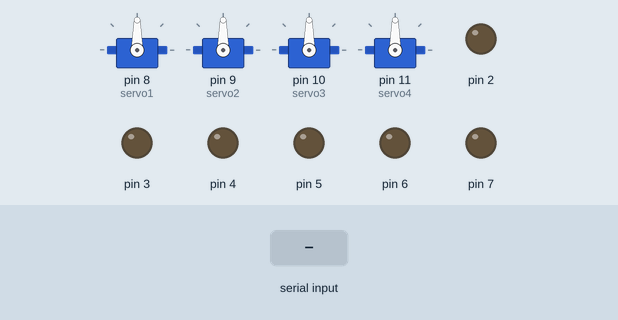
This sketch was run on a simulated Arduino Uno, built with avr-gcc and run on an emulated ATmega328P. Shown: 4 × servo, output pins drawn as LEDs (lit = HIGH). The inputs (shaded band) are chosen by the test bench.

Above: at 1.2 s.
1.3 s: "F" received over Serial
At 2.3 s:
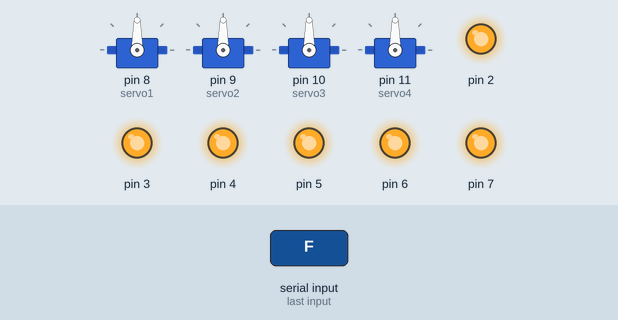
2.8 s: "L" received over Serial
At 3.4 s:
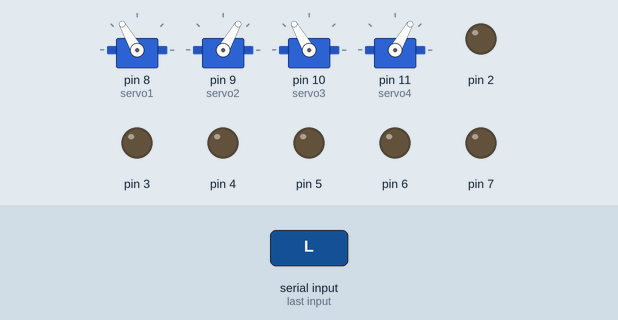
4.3 s: "B" received over Serial
At 5.5 s:
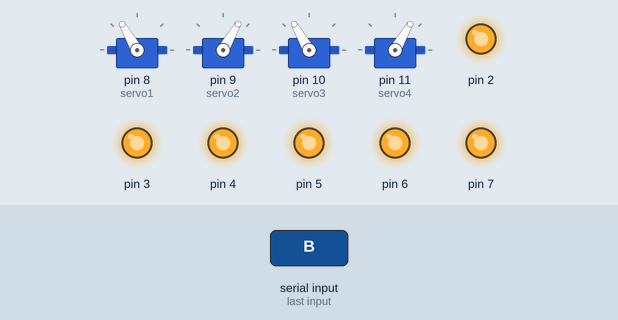
5.8 s: "R" received over Serial
At 6.9 s:
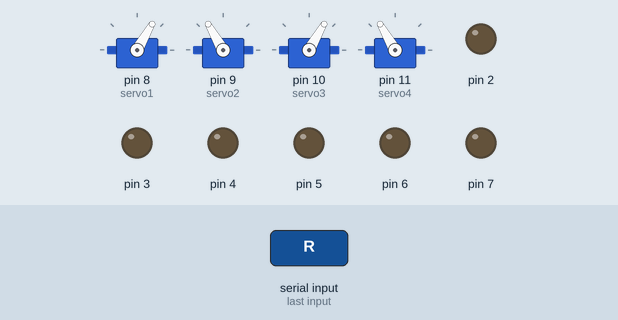
7.3 s: "F" received over Serial
At 8.0 s:
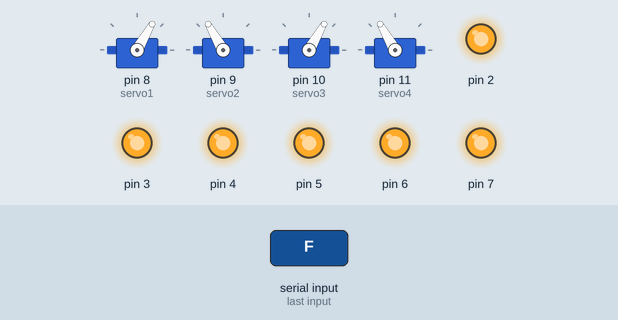
8.8 s: "N" received over Serial
At 9.2 s:
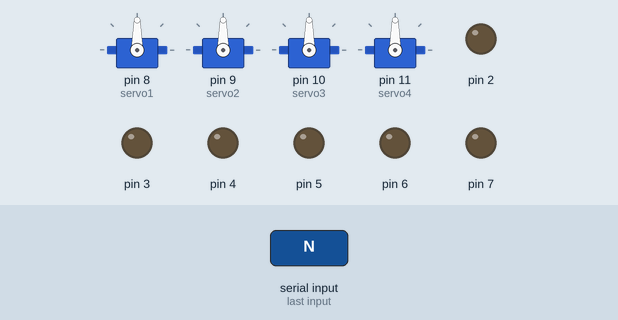
Timing chart, 0 to 11.3 s (numbered marks = the images above; inputs shaded):
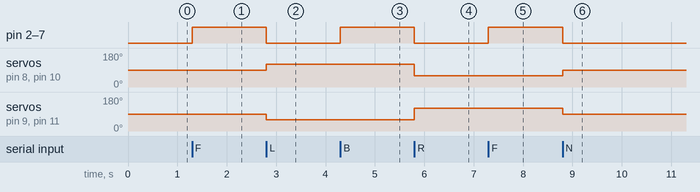

The sketch:

rover-movement.ino
```cpp
#include <Servo.h>
Servo servo1, servo2, servo3, servo4;


#define movementDuration 1000 // Duration for motor movement in milliseconds
int straightSpeed=255;
class myDCMotor {
private:
  int dirPin;
  int pwmPin;

public:
  myDCMotor(int dirPin, int pwmPin) {
    this -> dirPin = dirPin;
    this -> pwmPin = pwmPin;
    pinMode(dirPin, OUTPUT);
    pinMode(pwmPin, OUTPUT);
  }

  void motorMove(int speed) {
    digitalWrite(dirPin, LOW);
    analogWrite(pwmPin, speed);
  }

  void motorMoveB(int speed) {
    digitalWrite(dirPin, HIGH);
    analogWrite(pwmPin, speed);
  }

  void stop_it() {
    digitalWrite(dirPin, LOW);
    analogWrite(pwmPin, 0);
  }

  // Check if the motor movement duration has elapsed
  bool isMovementComplete(unsigned long currentTime) {
    static unsigned long movementStartTime = 0;
    if (currentTime - movementStartTime >= movementDuration) {
      movementStartTime = currentTime; // Reset the movement start time
      return true;
    }
    return false;
  }
};


myDCMotor motor1(26,6);
myDCMotor motor2(24, 4);
myDCMotor motor3(22, 2);
myDCMotor motor4(27, 7);
myDCMotor motor5(25, 5);
myDCMotor motor6(23, 3);

//myDCMotor motor1(2, 22);
//myDCMotor motor2(3, 23);
//myDCMotor motor3(4, 24);
//myDCMotor motor4(5, 25);
//myDCMotor motor5(6, 26);
//myDCMotor motor6(7, 27);

void setup() {
  Serial.begin(115200);
  servo1.attach(8);
  servo2.attach(9);
  servo3.attach(10);
  servo4.attach(11);
}

void loop(){
  if (Serial.available() > 0) {
    char command = Serial.read();
    switch (command) {
      case 'F':
        motor1.motorMove(straightSpeed);
        motor2.motorMove(straightSpeed);
        motor3.motorMove(straightSpeed);
        motor4.motorMove(straightSpeed);
        motor5.motorMove(straightSpeed);
        motor6.motorMove(straightSpeed);
       break;

       case 'B':
        motor1.motorMoveB(straightSpeed);
        motor2.motorMoveB(straightSpeed);
        motor3.motorMoveB(straightSpeed);
        motor4.motorMoveB(straightSpeed);
        motor5.motorMoveB(straightSpeed);
        motor6.motorMoveB(straightSpeed);
       break;

        case 'L':
        // Turn left
        // Stop all motors
          stop_motors();
          // Move the servos left
          servo1.write(120);
          servo2.write(60);
          servo3.write(120);
          servo4.write(60);
        break;
      case 'R':
        // Turn right
        // Stop all motors
          stop_motors();
          // Move the servos right
          servo1.write(60);
          servo2.write(120);
          servo3.write(60);
          servo4.write(120);
        break;

       case 'N':
          ninty();
         break;

       default:
        // Stop all motors for unknown commands
        stop_motors();
        break;
    }
  }
}

void ninty() {
    // Turn right
    stop_motors();
    servo1.write(90); // Move servo1 to the right position
    servo2.write(90); // Move servo2 to the right position
    servo3.write(90); // Move servo3 to the right position
    servo4.write(90); // Move servo4 to the right position
}


void stop_motors() {
  // Stop all DC motors
  motor1.stop_it();
  motor2.stop_it();
  motor3.stop_it();
  motor4.stop_it();
  motor5.stop_it();
  motor6.stop_it();
}
```

Measured:
- after the input at 1.3 s, pin 2–7: LOW → HIGH at once
- after the input at 2.8 s, pin 2–7: HIGH → LOW at once; servo on pin 8 (servo1), servo on pin 10 (servo3): 90° → 120° at once; servo on pin 9 (servo2), servo on pin 11 (servo4): 90° → 60° at once
- after the input at 4.3 s, pin 2–7: LOW → HIGH at once
- after the input at 5.8 s, pin 2–7: HIGH → LOW at once; servo on pin 8 (servo1), servo on pin 10 (servo3): 120° → 60° at once; servo on pin 9 (servo2), servo on pin 11 (servo4): 60° → 120° at once
- after the input at 7.3 s, pin 2–7: LOW → HIGH at once
- after the input at 8.8 s, pin 2–7: HIGH → LOW at once; servo on pin 8 (servo1), servo on pin 10 (servo3): 60° → 90° at once; servo on pin 9 (servo2), servo on pin 11 (servo4): 120° → 90° at once
